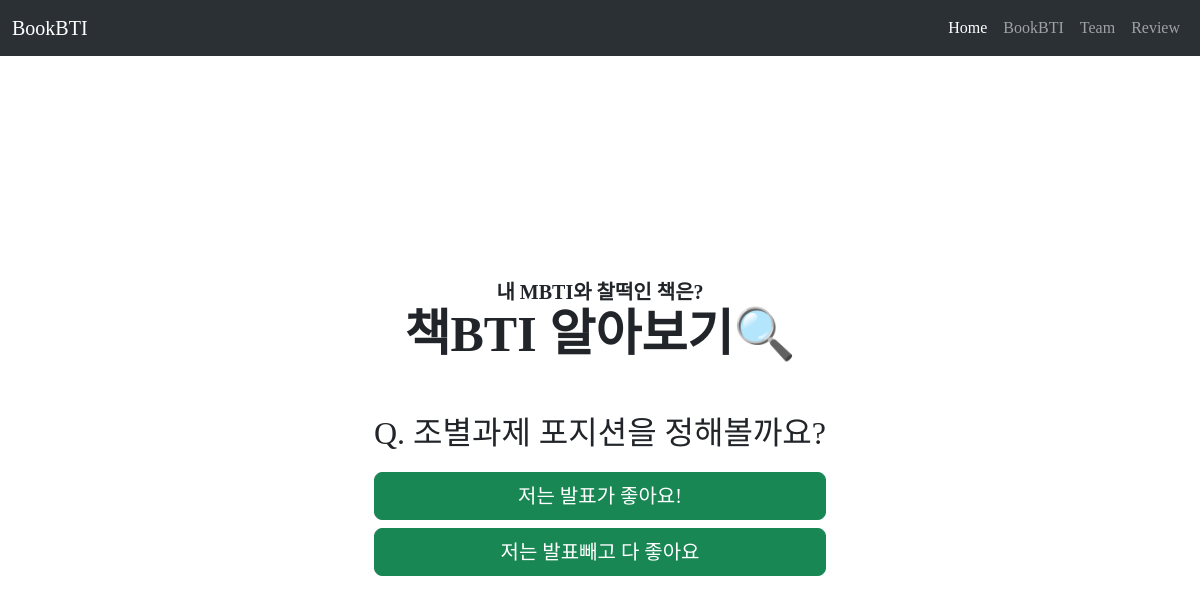
/test, run on the app's committed database.
### app.py (models this page shows)
class Question(db.Model):
  id = db.Column(db.Integer, primary_key=True)
  title = db.Column(db.String(255))
  choose_type = db.Column(db.String(2))
  option_A = db.Column(db.String(255))
  option_B = db.Column(db.String(255))
  answer = db.Column(db.Integer, default=0)

### app.py (the view)
@app.route("/test")
def test():
  question = Question.query.first()
  return render_template("test.html", data=question)

### templates/test.html (shortened to what this page needs)
<!DOCTYPE html>
<html lang="en">
  <head>
    <link
      href="https://cdn.jsdelivr.net/npm/bootstrap@5.3.1/dist/css/bootstrap.min.css"
      rel="stylesheet"
    />
  </head>
  <body>
    <nav
      class="navbar navbar-expand-lg bg-body-tertiary d-flex justify-content-between"
      data-bs-theme="dark"
    >
      <div class="container-fluid">
        <a class="navbar-brand" href="{{ url_for('main') }}">BookBTI</a>
        <div
          class="collapse navbar-collapse justify-content-end"
          id="navbarNav"
        >
          <ul class="navbar-nav">
            <li class="nav-item">
              <a
                class="nav-link active"
                aria-current="page"
                href="{{ url_for('main') }}"
                >Home</a
              >
            </li>
            <li class="nav-item">
              <a class="nav-link" href="{{ url_for('test')}}">BookBTI</a>
            </li>
            <li class="nav-item">
              <a class="nav-link" href="{{ url_for('team') }}">Team</a>
            </li>
			<li class="nav-item">
				<a class="nav-link" href="{{ url_for('reviews', page=1) }}">Review</a>
			  </li>
          </ul>
        </div>
      </div>
    </nav>
    <main class="test">
      <h1 class="title">
        <span>내 MBTI와 찰떡인 책은?</span>
        책BTI 알아보기🔍
      </h1>
      <form class="test-form" action="{{ url_for('result') }}" method="post">
        <h2 class="question">Q. {{ data.title }}</h2>
        <div class="button-wrap d-grid gap-2">
          <button
            class="btn btn-success btn-lg"
            type="submit"
            name="option"
            value="A"
            data-answer="-1"
          >
            {{ data.option_A }}
          </button>
          <button
            class="btn btn-success btn-lg"
            type="submit"
            name="option"
            value="B"
            data-answer="1"
          >
            {{ data.option_B }}
          </button>
        </div>
      </form>
    </main>
  </body>
</html>

### templates/test.html (style rules this page uses)
body { width: 100%; height: 100vh; font-family: "Pretendard-Regular"; }
.test { display: flex; flex-direction: column; justify-content: center; align-items: center; height: calc(100vh - 56px); margin: auto 0; }
.title { display: block; width: 100%; margin-bottom: 50px; font-size: 50px; font-weight: 700; text-align: center; }
.title > span { display: block; font-size: 20px; }
.test-form { max-height: 200px; }
.question { text-align: center; }
.button-wrap { display: block; margin-top: 20px; }

### data on the page
Question: title "조별과제 포지션을 정해볼까요?", option_A "저는 발표가 좋아요!", option_B "저는 발표빼고 다 좋아요"
